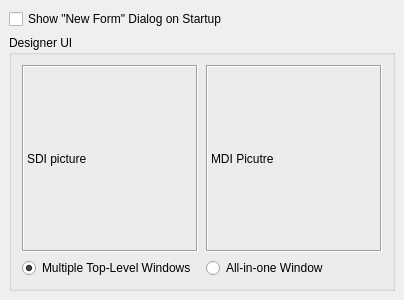
<ui version="4.0" >
 <author></author>
 <comment></comment>
 <exportmacro></exportmacro>
 <class>DesignerPreferences</class>
 <widget class="QWidget" name="DesignerPreferences" >
  <property name="objectName" >
   <string notr="true" >DesignerPreferences</string>
  </property>
  <property name="geometry" >
   <rect>
    <x>0</x>
    <y>0</y>
    <width>404</width>
    <height>300</height>
   </rect>
  </property>
  <property name="windowTitle" >
   <string>Form</string>
  </property>
  <layout class="QVBoxLayout" >
   <property name="objectName" >
    <string notr="true" />
   </property>
   <property name="margin" >
    <number>9</number>
   </property>
   <property name="spacing" >
    <number>6</number>
   </property>
   <item>
    <widget class="QCheckBox" name="optShowDialog" >
     <property name="objectName" >
      <string notr="true" >optShowDialog</string>
     </property>
     <property name="geometry" >
      <rect>
       <x>9</x>
       <y>9</y>
       <width>386</width>
       <height>20</height>
      </rect>
     </property>
     <property name="text" >
      <string>Show &quot;New Form&quot; Dialog on Startup</string>
     </property>
    </widget>
   </item>
   <item>
    <widget class="QGroupBox" name="groupBoxView" >
     <property name="objectName" >
      <string notr="true" >groupBoxView</string>
     </property>
     <property name="geometry" >
      <rect>
       <x>9</x>
       <y>35</y>
       <width>386</width>
       <height>256</height>
      </rect>
     </property>
     <property name="title" >
      <string>Designer UI</string>
     </property>
     <layout class="QHBoxLayout" >
      <property name="objectName" >
       <string notr="true" />
      </property>
      <property name="margin" >
       <number>9</number>
      </property>
      <property name="spacing" >
       <number>6</number>
      </property>
      <item>
       <layout class="QVBoxLayout" >
        <property name="objectName" >
         <string notr="true" />
        </property>
        <property name="margin" >
         <number>1</number>
        </property>
        <property name="spacing" >
         <number>6</number>
        </property>
        <item>
         <widget class="QLabel" name="lblSDI" >
          <property name="objectName" >
           <string notr="true" >lblSDI</string>
          </property>
          <property name="geometry" >
           <rect>
            <x>1</x>
            <y>1</y>
            <width>206</width>
            <height>187</height>
           </rect>
          </property>
          <property name="frameShape" >
           <enum>QFrame::Box</enum>
          </property>
          <property name="frameShadow" >
           <enum>QFrame::Sunken</enum>
          </property>
          <property name="text" >
           <string>SDI picture</string>
          </property>
         </widget>
        </item>
        <item>
         <widget class="QRadioButton" name="optSDI" >
          <property name="objectName" >
           <string notr="true" >optSDI</string>
          </property>
          <property name="geometry" >
           <rect>
            <x>1</x>
            <y>194</y>
            <width>206</width>
            <height>20</height>
           </rect>
          </property>
          <property name="text" >
           <string>Multiple Top-Level Windows</string>
          </property>
          <property name="checked" >
           <bool>true</bool>
          </property>
         </widget>
        </item>
       </layout>
      </item>
      <item>
       <layout class="QVBoxLayout" >
        <property name="objectName" >
         <string notr="true" />
        </property>
        <property name="margin" >
         <number>1</number>
        </property>
        <property name="spacing" >
         <number>6</number>
        </property>
        <item>
         <widget class="QLabel" name="lblMDI" >
          <property name="objectName" >
           <string notr="true" >lblMDI</string>
          </property>
          <property name="geometry" >
           <rect>
            <x>1</x>
            <y>1</y>
            <width>148</width>
            <height>187</height>
           </rect>
          </property>
          <property name="frameShape" >
           <enum>QFrame::Box</enum>
          </property>
          <property name="frameShadow" >
           <enum>QFrame::Sunken</enum>
          </property>
          <property name="text" >
           <string>MDI Picutre</string>
          </property>
         </widget>
        </item>
        <item>
         <widget class="QRadioButton" name="optMDI" >
          <property name="objectName" >
           <string notr="true" >optMDI</string>
          </property>
          <property name="geometry" >
           <rect>
            <x>1</x>
            <y>194</y>
            <width>148</width>
            <height>20</height>
           </rect>
          </property>
          <property name="text" >
           <string>All-in-one Window</string>
          </property>
         </widget>
        </item>
       </layout>
      </item>
     </layout>
    </widget>
   </item>
  </layout>
 </widget>
 <pixmapfunction></pixmapfunction>
 <resources/>
 <connections/>
</ui>
